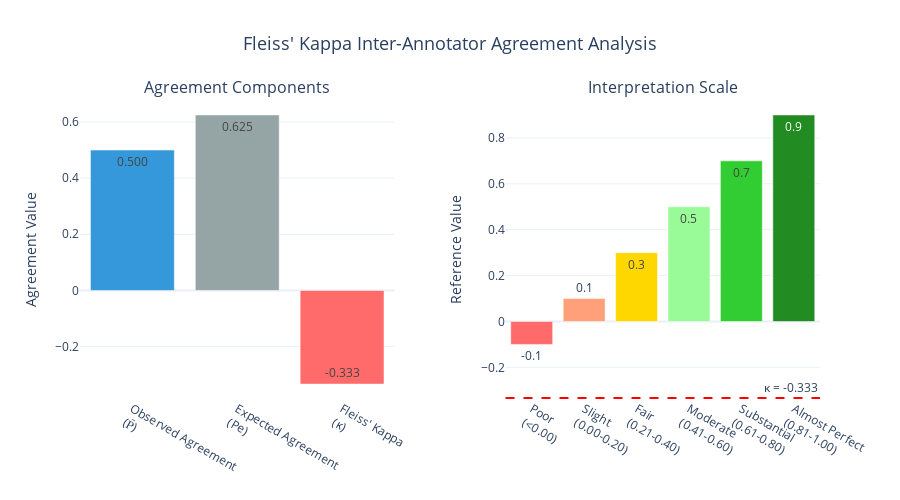

The notebook cell saved with this chart:
### Code cell
# =============================================================================
# FLEISS' KAPPA VISUALIZATION
# =============================================================================

print("\nCreating Fleiss' Kappa Visualizations...")

# Create agreement components visualization
fig_fleiss = make_subplots(rows=1, cols=2, subplot_titles=["Agreement Components", "Interpretation Scale"], specs=[[{"type": "bar"}, {"type": "bar"}]], horizontal_spacing=0.15)

# 1. Agreement Components
components = ["Observed Agreement<br>(P̄)", "Expected Agreement<br>(Pe)", "Fleiss' Kappa<br>(κ)"]
values = [stats["P_bar"], stats["P_e"], fleiss_kappa]
colors = ["#3498DB", "#95A5A6", "#FF6B6B" if fleiss_kappa < 0 else "#4ECDC4"]

fig_fleiss.add_trace(go.Bar(x=components, y=values, text=[f"{val:.3f}" for val in values], textposition="auto", marker_color=colors, name="Agreement Components"), row=1, col=1)

# 2. Interpretation scale reference
interpretation_ranges = ["Poor<br>(<0.00)", "Slight<br>(0.00-0.20)", "Fair<br>(0.21-0.40)", "Moderate<br>(0.41-0.60)", "Substantial<br>(0.61-0.80)", "Almost Perfect<br>(0.81-1.00)"]
range_values = [-0.1, 0.1, 0.3, 0.5, 0.7, 0.9]
range_colors = ["#FF6B6B", "#FFA07A", "#FFD700", "#98FB98", "#32CD32", "#228B22"]

fig_fleiss.add_trace(go.Bar(x=interpretation_ranges, y=range_values, text=[f"{val:.1f}" for val in range_values], textposition="auto", marker_color=range_colors, name="Interpretation Scale"), row=1, col=2)

# Add horizontal line to show where our value falls
fig_fleiss.add_hline(y=fleiss_kappa, line_dash="dash", line_color="red", annotation_text=f"κ = {fleiss_kappa:.3f}", row=1, col=2)

# Update layout
fig_fleiss.update_layout(height=500, title={"text": "Fleiss' Kappa Inter-Annotator Agreement Analysis", "x": 0.5, "font": {"size": 18}}, showlegend=False)

fig_fleiss.update_yaxes(title_text="Agreement Value", row=1, col=1)
fig_fleiss.update_yaxes(title_text="Reference Value", row=1, col=2)

fig_fleiss.show()

# Save the figure
fig_fleiss.write_html(images_path / "03_iaa_fleiss_kappa_analysis.html")
fig_fleiss.write_image(images_path / "03_iaa_fleiss_kappa_analysis.png", width=1200, height=500, scale=3)
print(f"Saved: 03_iaa_fleiss_kappa_analysis.html and .png")

### Figure 1 — Plotly figure (JSON) as saved in the notebook; plotly's stock layout.template omitted (floating-point values rounded to 4 significant figures)
{"data": [{"marker": {"color": ["#3498DB", "#95A5A6", "#FF6B6B"]}, "name": "Agreement Components", "text": ["0.500", "0.625", "-0.333"], "textposition": "auto", "type": "bar", "x": ["Observed Agreement<br>(P̄)", "Expected Agreement<br>(Pe)", "Fleiss' Kappa<br>(κ)"], "xaxis": "x", "y": [0.5, 0.625, -0.3333], "yaxis": "y"}, {"marker": {"color": ["#FF6B6B", "#FFA07A", "#FFD700", "#98FB98", "#32CD32", "#228B22"]}, "name": "Interpretation Scale", "text": ["-0.1", "0.1", "0.3", "0.5", "0.7", "0.9"], "textposition": "auto", "type": "bar", "x": ["Poor<br>(<0.00)", "Slight<br>(0.00-0.20)", "Fair<br>(0.21-0.40)", "Moderate<br>(0.41-0.60)", "Substantial<br>(0.61-0.80)", "Almost Perfect<br>(0.81-1.00)"], "xaxis": "x2", "y": [-0.1, 0.1, 0.3, 0.5, 0.7, 0.9], "yaxis": "y2"}], "layout": {"annotations": [{"font": {"size": 16}, "showarrow": false, "text": "Agreement Components", "x": 0.2125, "xanchor": "center", "xref": "paper", "y": 1, "yanchor": "bottom", "yref": "paper"}, {"font": {"size": 16}, "showarrow": false, "text": "Interpretation Scale", "x": 0.7875, "xanchor": "center", "xref": "paper", "y": 1, "yanchor": "bottom", "yref": "paper"}, {"showarrow": false, "text": "κ = -0.333", "x": 1, "xanchor": "right", "xref": "x2 domain", "y": -0.3333, "yanchor": "bottom", "yref": "y2"}], "height": 500, "shapes": [{"line": {"color": "red", "dash": "dash"}, "type": "line", "x0": 0, "x1": 1, "xref": "x2 domain", "y0": -0.3333, "y1": -0.3333, "yref": "y2"}], "showlegend": false, "title": {"font": {"size": 18}, "text": "Fleiss' Kappa Inter-Annotator Agreement Analysis", "x": 0.5}, "xaxis": {"anchor": "y", "domain": [0, 0.425]}, "xaxis2": {"anchor": "y2", "domain": [0.575, 1]}, "yaxis": {"anchor": "x", "domain": [0, 1], "title": {"text": "Agreement Value"}}, "yaxis2": {"anchor": "x2", "domain": [0, 1], "title": {"text": "Reference Value"}}}}
